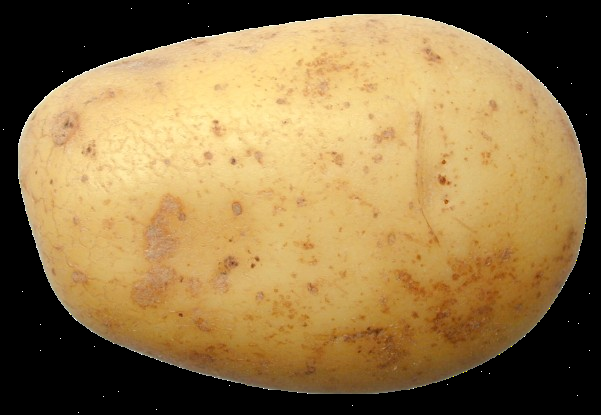
#> input picture dataset/fresh/freshPotato (1).png, 601 x 415 px, found by its file name; its folder holds only this picture in this run
$ jupyter execute --allow-errors Percobaan2_256_3.ipynb   (older library calls are emulated)
#> lines starting #> are read from the running program, lines starting #| are printed output that depends on the picture
[cell 1]
import os
import cv2 as cv
import matplotlib.pyplot as plt
import numpy as np
import pandas as pd
from sklearn.model_selection import train_test_split, cross_val_predict
from sklearn.metrics import accuracy_score, classification_report
from skimage.feature import graycomatrix, graycoprops
from scipy.stats import entropy
from sklearn.ensemble import RandomForestClassifier
from sklearn.svm import SVC
from sklearn.neighbors import KNeighborsClassifier
from sklearn.metrics import accuracy_score, precision_score, recall_score, f1_score, confusion_matrix, classification_report
from sklearn.metrics import (confusion_matrix, ConfusionMatrixDisplay)
import seaborn as sns

Library seperti os digunakan untuk mengelola file dan direktori, sedangkan cv2 dari OpenCV. matplotlib.pyplot dan seaborn digunakan untuk visualisasi data dan hasil analisis. numpy dan pandas adalah pustaka fundamental untuk pengolahan array dan manipulasi data tabel. Untuk fitur dan tekstur gambar, digunakan graycomatrix dan graycoprops dari skimage, serta entropy dari scipy.stats. Library sklearn menyediakan berbagai alat penting dalam machine learning, seperti pemisahan data (train_test_split), validasi silang (cross_val_predict), pemodelan menggunakan algoritma seperti Random Forest, SVM, dan K-Nearest Neighbors, serta evaluasi performa model melalui metrik seperti akurasi, presisi, recall, F1-score, dan confusion matrix. Keseluruhan library ini bekerja sama untuk membangun sistem analisis citra berbasis machine learning yang terstruktur dan efisien.

## Define Resize Function

[cell 2]
def resize(image, new_row, new_column):
    row, column = image.shape
    new_image = np.zeros((new_row, new_column), dtype=np.uint8)
    for i in range(new_row):
        for j in range(new_column):
            x = int(i * row / new_row)
            y = int(j * column / new_column)
            x = min(x, row - 1)
            y = min(y, column - 1)
            new_image[i, j] = image[x, y]
    return new_image

Fungsi di atas merupakan fungsi resize manual yang digunakan untuk mengubah ukuran citra grayscale ke dimensi baru dengan metode nearest neighbor. Setiap piksel pada citra hasil mengambil nilai dari piksel terdekat di citra asli berdasarkan skala. Fungsi ini membantu standarisasi ukuran citra sebelum proses ekstraksi fitur dalam sistem analisis citra berbasis machine learning.

## Define Display Function

[cell 3]
# [25 lines left out: function display, not called in this run]

Fungsi ini secara umum digunakan untuk menampilkan contoh-contoh gambar dari setiap kategori dalam dataset secara terstruktur. Gambar-gambar ditampilkan dalam grid, di mana setiap baris dikelompokkan berdasarkan label atau kelas yang berbeda. Untuk setiap kategori, sejumlah gambar akan ditampilkan dalam beberapa baris dan kolom sesuai jumlah yang telah ditentukan. Fungsi ini membantu dalam memvisualisasikan sebaran data dan memastikan bahwa gambar dalam setiap kategori telah dimuat dengan benar. Judul label ditampilkan hanya sekali di bagian atas blok gambar agar lebih jelas dan tidak membingungkan.

## Data Loading

[cell 4]
data = []
labels = []
file_name = []

for sub_folder in os.listdir("dataset\\"):
    sub_folder_files = os.listdir(os.path.join("dataset\\", sub_folder))
    for i, filename in enumerate(sub_folder_files):
        img_path = os.path.join("dataset\\", sub_folder, filename)
        img = cv.imread(img_path)
#> img is the input picture: shape (415, 601, 3); mean B, G, R 71.3, 117.6, 145.4
        img = cv.cvtColor(img, cv.COLOR_BGR2GRAY)
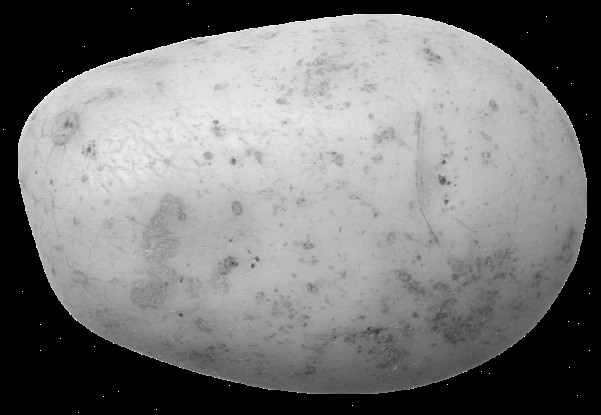
#> img: shape (415, 601); min 0, max 255, mean 120.6
        img = resize(img, 256, 256)
#> after the loop in resize, `for i in range(new_row):`:
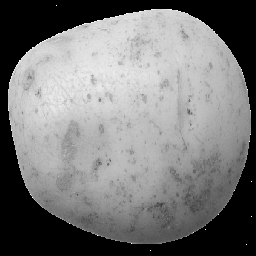
#> new_image: shape (256, 256); min 0, max 255, mean 120.7
        data.append(img)
        labels.append(sub_folder)
        name = os.path.splitext(filename)[0]
        file_name.append(filename)

data = np.array(data)
labels = np.array(labels)

Fungsi pemuatan data ini secara umum bertujuan untuk membaca seluruh gambar dari suatu folder dataset yang tersusun berdasarkan kategori. Setiap gambar yang ditemukan akan diproses dengan cara diubah ke format hitam putih dan disesuaikan ukurannya agar seragam. Proses ini juga menyaring gambar yang rusak atau tidak bisa dibaca. Setelah itu, semua gambar yang telah diproses, beserta informasi kategorinya, dikumpulkan dan disiapkan dalam bentuk struktur data yang rapi agar dapat digunakan pada tahap analisis atau pelatihan model selanjutnya.

## Define Median Function

[cell 5]
def median(image, size):
    paddedImage = np.pad(image, ((size//2, size//2), (size//2, size//2)), mode='edge')
    newImage = np.zeros(image.shape)

    for y in range(image.shape[1]):
        for x in range(image.shape[0]):
            area = paddedImage[y:y + size, x:x + size]
            values = area.flatten()
            sortedValues = sorted(values)
            medianValue = sortedValues[len(sortedValues) // 2]
            newImage[y, x] = medianValue
    return newImage

Fungsi diatas bertujuan untuk melakukan median filtering pada citra. Gambar akan diperluas di sekelilingnya agar setiap piksel memiliki area sebesar size × size. Lalu, untuk setiap piksel, fungsi mengambil area sekitarnya, meratakannya menjadi array, mengurutkan nilainya, dan mengambil nilai tengah (median), yang kemudian digunakan sebagai nilai baru piksel tersebut.

[cell 6]
data_preprocessed = []
labels_preprocessed = []

for i in range(len(data)):
    img = data[i]
    lbl = labels[i]

    img_median = median(img, 3)
    data_preprocessed.append(img_median)
    labels_preprocessed.append(lbl)
#> this loop made 2 passes
#> lbl on passes 1 to 2: 'fresh', 'rotten'
#> pass 1, in median, `paddedImage = np.pad(image, ((size//2, size//2), (size//2, size//2)), ..`:
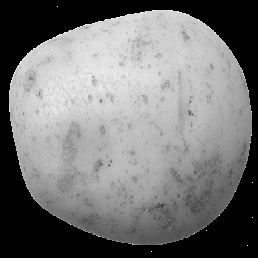
#> paddedImage: shape (258, 258); min 0, max 255, mean 118.8
#> pass 2, in median (call 2), `paddedImage = np.pad(image, ((size//2, size//2), (size//2, size//2)), ..`:
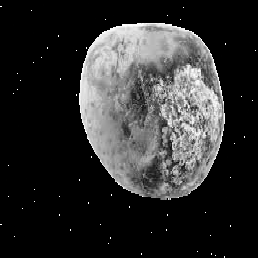
#> paddedImage: shape (258, 258); min 0, max 255, mean 46.7
#> pass 2, `img_median = median(img, 3)`:
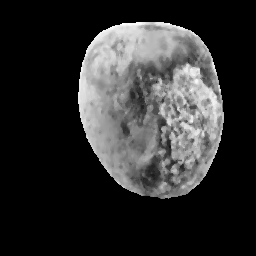
#> img_median: shape (256, 256) float64; min 0, max 255, mean 47
#> after the loop, data_preprocessed = 2 items; labels_preprocessed = ['fresh', 'rotten']

data_preprocessed = np.array(data_preprocessed)
labels_preprocessed = np.array(labels_preprocessed)

Bagian kode diatas melakukan preprocessing data citra dengan menerapkan filter median berukuran 3×3 pada setiap gambar dalam dataset data, lalu hasilnya disimpan dalam data_preprocessed, sementara label tetap disimpan dalam labels_preprocessed. Setelah seluruh data selesai diproses, kedua list tersebut dikonversi menjadi array.

# FEATURE EXTRACTION

[cell 7]
def glcm(image, derajat):
    if image.dtype != np.uint8 and image.dtype != np.uint16:
        image = (image * 255).astype(np.uint8)

    if derajat == 0:
        angles = [0]
    elif derajat == 45:
        angles = [np.pi / 4]
    elif derajat == 90:
        angles = [np.pi / 2]
    elif derajat == 135:
        angles = [3 * np.pi / 4]
    else:
        raise ValueError("Invalid angle. It should be one of the following: 0, 45, 90, 135.")

    glcm = graycomatrix(image, [1], angles, levels=256, symmetric=True, normed=True)
    return glcm

Fungsi `glcm` digunakan untuk menghitung matriks GLCM dari citra berdasarkan arah tertentu (0°, 45°, 90°, atau 135°). Matriks ini merepresentasikan pola tekstur citra berdasarkan hubungan antar piksel dalam arah yang dipilih.

[cell 8]
def correlation(matriks):
	return graycoprops(matriks, 'correlation')[0, 0]

Fungsi ini digunakan untuk menghitung nilai **correlation** dari matriks GLCM. Nilai ini menggambarkan hubungan linear antar piksel dalam tekstur citra.

[cell 9]
def dissimilarity(matriks):
    return graycoprops(matriks, 'dissimilarity')[0, 0]

Fungsi ini digunakan untuk menghitung nilai **dissimilarity** dari matriks GLCM, yang menunjukkan seberapa berbeda nilai piksel yang berdekatan dalam tekstur citra.

[cell 10]
def homogenity(matriks):
    return graycoprops(matriks, 'homogeneity')[0, 0]

Fungsi ini digunakan untuk menghitung nilai **homogeneity** dari matriks GLCM, yang mengukur keseragaman tekstur dengan melihat seberapa mirip nilai piksel yang berdekatan.

[cell 11]
def contrast(matriks):
    return graycoprops(matriks, 'contrast')[0, 0]

Fungsi ini digunakan untuk menghitung nilai **contrast** dari matriks GLCM, yang mengukur tingkat perbedaan atau variasi intensitas piksel dalam tekstur citra.

[cell 12]
def ASM(matriks):
    return graycoprops(matriks, 'ASM')[0, 0]

Fungsi ini digunakan untuk menghitung nilai **ASM** (Angular Second Moment) dari matriks GLCM, yang mengukur keteraturan atau energi tekstur citra.

[cell 13]
def energy(matriks):
    return graycoprops(matriks, 'energy')[0, 0]

Fungsi ini digunakan untuk menghitung nilai **energy** dari matriks GLCM, yang menunjukkan kekuatan atau intensitas tekstur citra berdasarkan konsentrasi pola tertentu.

[cell 14]
def entropyGlcm(matriks):
    return entropy(matriks.ravel())

Fungsi ini digunakan untuk menghitung nilai **entropy** dari matriks GLCM, yang mengukur tingkat ketidakpastian atau kompleksitas tekstur citra.

[cell 15]
Derajat0 = []
Derajat45 = []
Derajat90 = []
Derajat135 = []
for i in range(len(data_preprocessed)):
    D0 = glcm(data_preprocessed[i], 0)
    D45 = glcm(data_preprocessed[i], 45)
    D90 = glcm(data_preprocessed[i], 90)
    D135 = glcm(data_preprocessed[i], 135)
    Derajat0.append(D0)
    Derajat45.append(D45)
    Derajat90.append(D90)
    Derajat135.append(D135)
#> this loop made 2 passes
#> pass 1, in glcm, `image = (image * 255).astype(np.uint8)`:
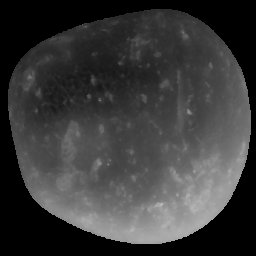
#> image: shape (256, 256); min 0, max 184, mean 57.6
#> after the loop, Derajat0 = 2 items; Derajat135 = 2 items; Derajat45 = 2 items; Derajat90 = 2 items
#> (the rest of the program and of its run is left out)
